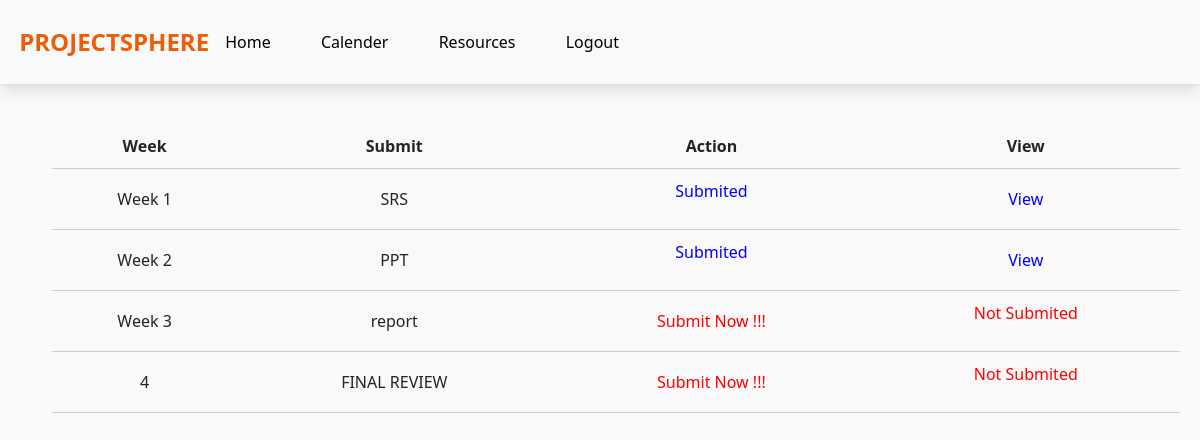
Screenshot of /submit_resource with the database file from the repository.
### app/models.py (models this page shows)
class Calender(models.Model):
	week = models.CharField(max_length=128)
	submit = models.CharField(max_length=128)

### app/views.py (the view)
# urls.py: path('submit_resource',views.submit_resource,name='submit_resource'),
def submit_resource(request):
    val = Calender.objects.all()
    li = []
    for i in val:
        if Resource.objects.filter(calender = i.id).exists():
            abc = 'submited'
            li.append(abc)
        else:
            abcd = 'not submited'
            li.append(abcd)
    print(li)
    vi = []
    for i in val:
        if Resource.objects.filter(calender = i.id).exists():
            abc = Resource.objects.get(calender = i.id)
            vi.append(abc.drive_link)
        else:
            abcd = 'not submitted'
            vi.append(abcd)
    print(vi)
    zipped = zip(val, li ,vi)
    dic = {
        'key':zipped
    }
    return render(request,'student/submit_resource.html',dic)

### app/templates/student/submit_resource.html (shortened to what this page needs)
{% load static %}
<!DOCTYPE html>
<html lang="en">
<head>
    <link href="https://maxcdn.bootstrapcdn.com/bootstrap/4.5.2/css/bootstrap.min.css" rel="stylesheet">
    <link rel="stylesheet" href="{% static 'css/home.css' %}">
    <link rel="stylesheet" href="{% static 'css/coordinator_home.css' %}">
</head>
<body>
    <nav class="navbar navbar-expand-lg navbar-light bg-light">
        <div class="logo">
            <a class="navbar-brand" href="#">PROJECTSPHERE</a>
        </div>
        <div class="collapse navbar-collapse" id="navbarNav">
            <ul class="nav-links">
                <li><a href="student_home">Home</a></li>
                <li><a href="view_calender">Calender</a></li>
                <li><a href="submit_resource">Resources</a></li>
                <li><a href="logout_view">Logout</a></li>
            </ul>
        </div>
    </nav>
    <div class="container">
        <section class="featuress-c ">
            <table>
                <tr>
                    <th>Week</th>
                    <th>Submit</th>
                    <th>Action</th>
                    <th>View</th>
                </tr>
                {% for i,j,k in key %}
                <tr>
                    <td>{{i.week}}</td>
                    <td>{{i.submit}}</td>
                    <td>
                        {% if j == 'not submited' %}
                        <a href="{% url 'resource_form' i.id %}" style="color: red;">Submit Now !!!</a>
                        {% else %}
                        <p style="color: blue;">Submited</p>
                        {% endif %}
                    </td>
                    <td>
                        {% if k == 'not submitted' %}
                        <p style="color: red;">Not Submited</p>
                        {% else %}
                        <a href="{{k}}" style="color: blue;">View</a>
                        {% endif %}
                    </td>
                </tr>
                {% endfor %}
            </table>
        </section>
    </div>
</body>
</html>

### app/static/css/home.css (style rules this page uses)
body { margin: 0; font-family: Arial, sans-serif; }
a { text-decoration: none; color: #fff; }
.navbar { display: flex; justify-content: space-between; align-items: center; color: black; padding: 1.2rem; box-shadow: rgba(0, 0, 0, 0.1) 0px 10px 15px -3px, rgba(0, 0, 0, 0.05) 0px 4px 6px -2px; }
.navbar .logo a { color: #ef5c07; text-decoration: none; font-size: 1.5rem; font-weight: bold; }
.nav-links { list-style-type: none; margin: 0; padding: 0; display: flex; gap: 2.2rem; }
.nav-links li { margin-right: 15px; }
.nav-links li a { color: black; text-decoration: none; transition: color 0.3s ease; }
body { margin: 0; font-family: Arial, sans-serif; background-color: #f9f9f9; }
body { margin: 0; font-family: 'Segoe UI', sans-serif; background-color: #f9f9f9; }
.container { max-width: 1200px; margin: 20px auto; padding: 0 20px; }

### app/static/css/coordinator_home.css (style rules this page uses)
.featuress-c { display: flex; gap: 3rem; margin-left: 2rem; }

### app/templates/student/submit_resource.html (style rules this page uses)
table { width: 100%; border-collapse: collapse; margin-top: 20px; }
th, td { padding: 10px; text-align: center; border-bottom: 1px solid #ccc; }
th { font-weight: bold; }

### rows the page displays
Calender: week "Week 1", submit "SRS", shows "Submited"
Calender: week "Week 2", submit "PPT", shows "Submited"
Calender: week "Week 3", submit "report", shows "Submit Now !!!", shows "Not Submited"
Calender: week "4", submit "FINAL REVIEW", shows "Submit Now !!!", shows "Not Submited"
